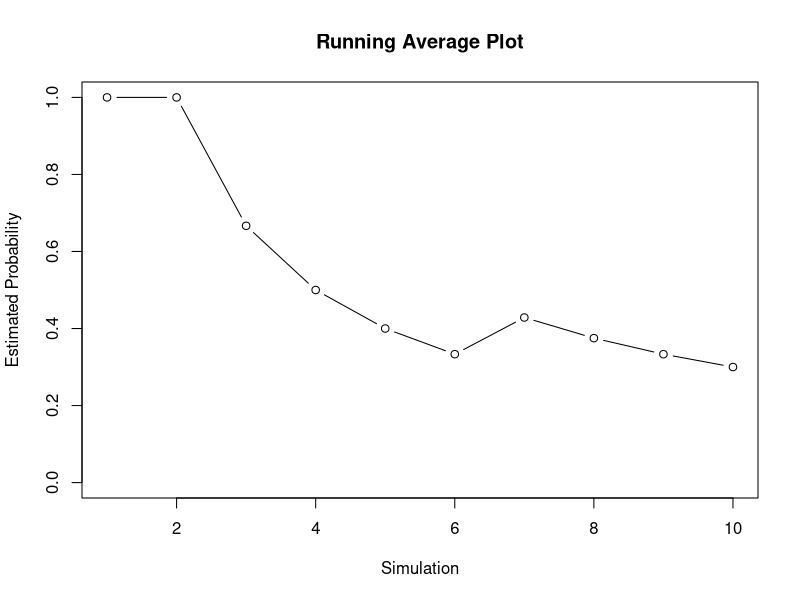
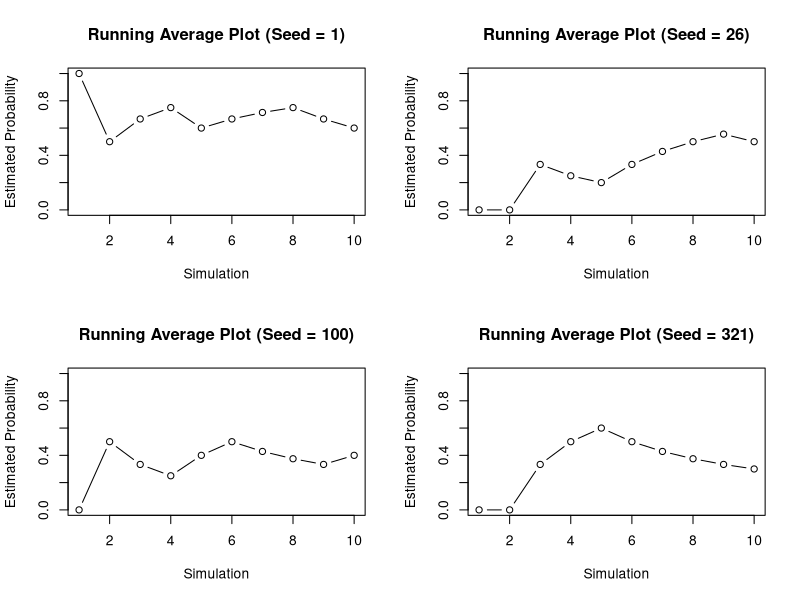
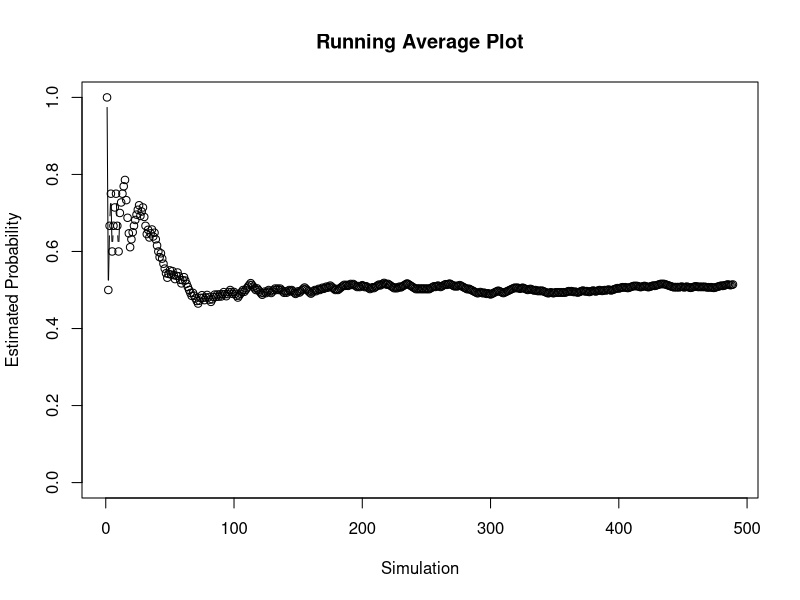
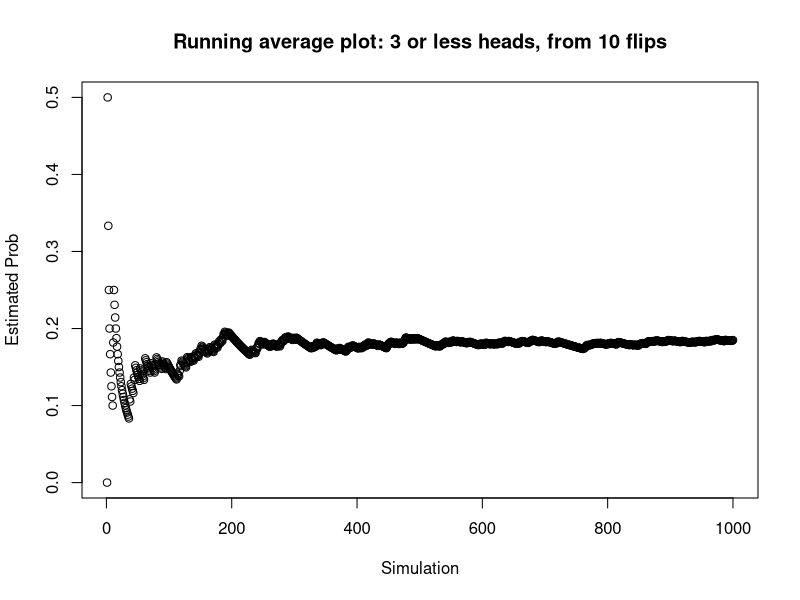
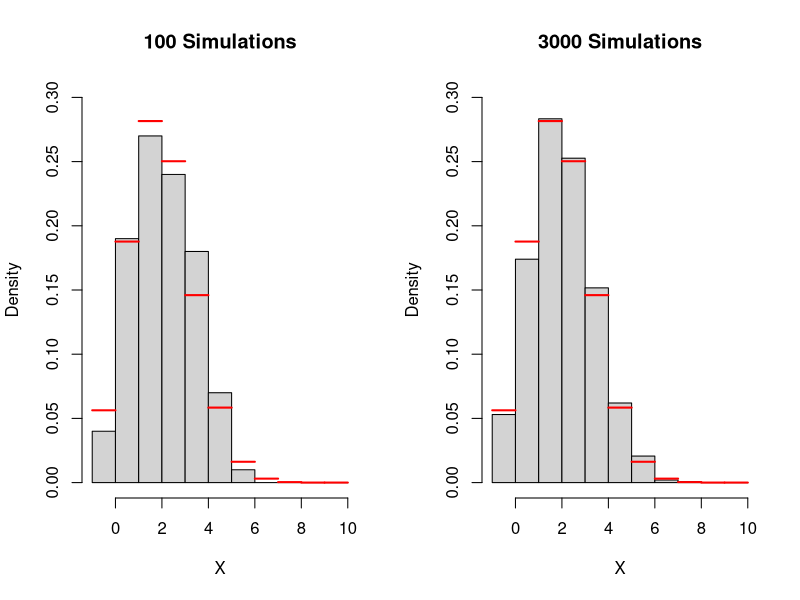
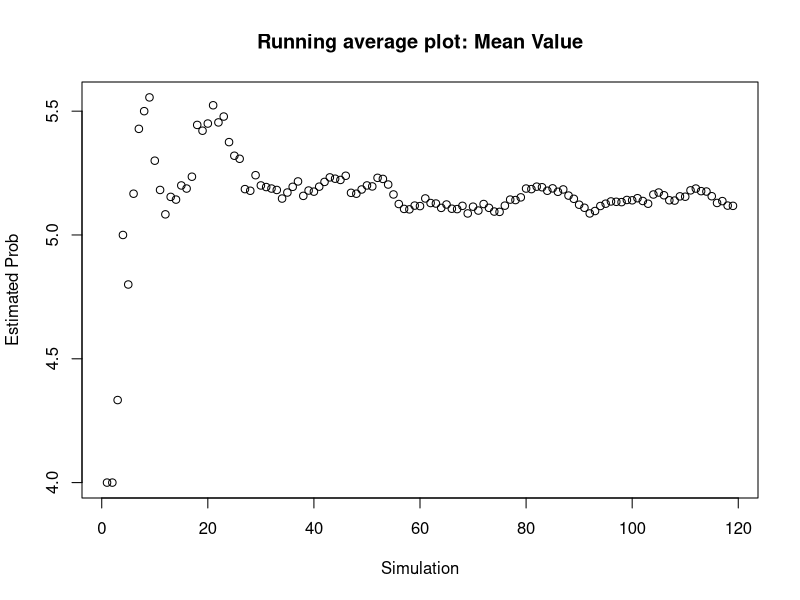
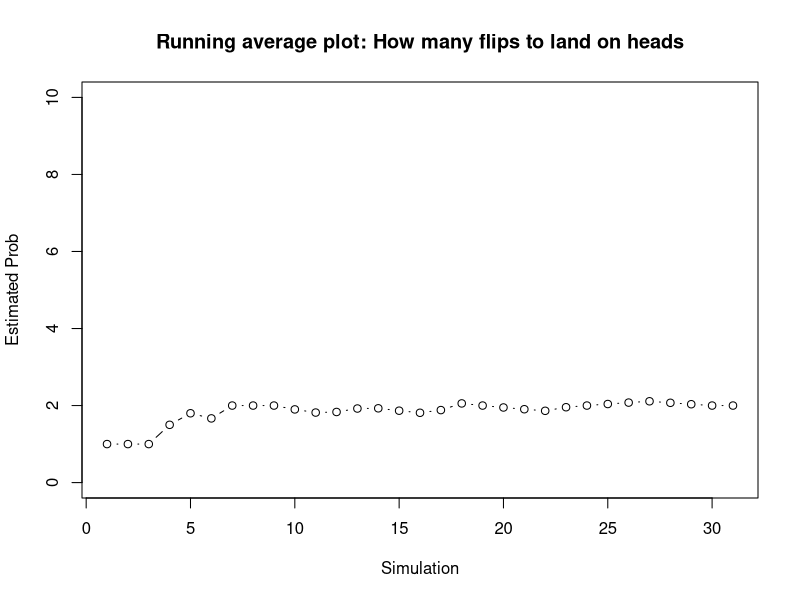
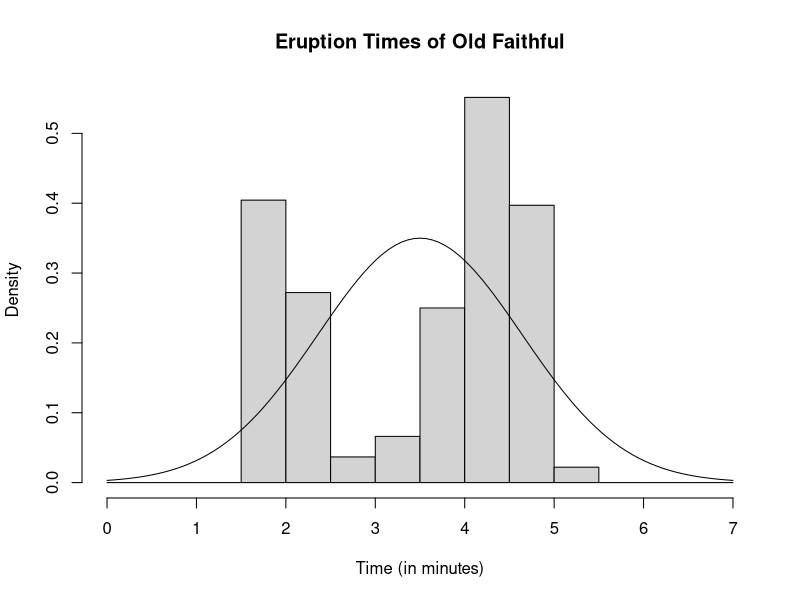

Write the R code that produced these figures, in order.
## ---- chunk 1
NumHeads <- c(1, 1, 0, 0, 0, 0, 1, 0, 0, 0)
CumHeads <- cumsum(NumHeads)
EstHeads <- CumHeads/1:length(NumHeads)

results <- data.frame(NumHeads, CumHeads, EstHeads)
results
## ---- chunk 2
plot(1:length(NumHeads), results$EstHeads, 
     main = "Running Average Plot", 
     xlab = "Simulation", 
     ylab = "Estimated Probability", 
     type = "b", 
     ylim = c(0, 1))
## ---- chunk 3

par(mfrow= c(2, 2))

set.seed(1)
NumHeads <- sample(c(1,0), 10, replace = T) 
CumHeads <- cumsum(NumHeads)
EstHeads <- CumHeads/1:length(NumHeads)

plot(1:length(NumHeads), EstHeads , 
     main = "Running Average Plot (Seed = 1)", 
     xlab = "Simulation", 
     ylab = "Estimated Probability", 
     type = "b", 
     ylim = c(0, 1))


set.seed(26)
NumHeads <- sample(c(1,0), 10, replace = T) 
CumHeads <- cumsum(NumHeads)
EstHeads <- CumHeads/1:length(NumHeads)

plot(1:length(NumHeads), EstHeads , 
     main = "Running Average Plot (Seed = 26)", 
     xlab = "Simulation", 
     ylab = "Estimated Probability", 
     type = "b", 
     ylim = c(0, 1))


set.seed(100)
NumHeads <- sample(c(1,0), 10, replace = T) 
CumHeads <- cumsum(NumHeads)
EstHeads <- CumHeads/1:length(NumHeads)

plot(1:length(NumHeads), EstHeads , 
     main = "Running Average Plot (Seed = 100)", 
     xlab = "Simulation", 
     ylab = "Estimated Probability", 
     type = "b", 
     ylim = c(0, 1))


set.seed(321)
NumHeads <- sample(c(1,0), 10, replace = T) 
CumHeads <- cumsum(NumHeads)
EstHeads <- CumHeads/1:length(NumHeads)

plot(1:length(NumHeads), EstHeads , 
     main = "Running Average Plot (Seed = 321)", 
     xlab = "Simulation", 
     ylab = "Estimated Probability", 
     type = "b", 
     ylim = c(0, 1))
par(mfrow= c(1, 1))
## ---- chunk 4
# Initialize results with 10 simulations 
set.seed(1)
NumHeads <- sample(c(1,0), 10, replace = T) 
CumHeads <- cumsum(NumHeads)
EstHeads <- CumHeads/1:length(NumHeads)
results <- data.frame(NumHeads, CumHeads, EstHeads)
i <- nrow(results)

# Make a while loop that stops once estimate stablizes 
while(abs(results$EstHeads[i] - results$EstHeads[i-1])> 0.001){
  new_sim <- sample(c(1,0), 1, replace = T) 
  new_cum_sum <- sum(results$NumHeads, new_sim)
  new_est_prob <- new_cum_sum/i
  new_row <- c(new_sim, new_cum_sum, new_est_prob)
  
  results <- rbind(results, new_row) 
  
  i <- i + 1

  # Safety precaution to prevent loop running forever
  if(i >10000){
      break
  }
}

tail(results)
## ---- chunk 5
plot(1:nrow(results), results$EstHeads, 
     main = "Running Average Plot", 
     xlab = "Simulation", 
     ylab = "Estimated Probability", 
     type = "b", 
     ylim = c(0, 1))
## ---- chunk 6
heads_to_check <- function(less_than_value){
  flip_results <- sample(c("Heads", "Tails"), 10, replace = T)
  index_heads <- which(flip_results== "Heads")
  num_heads <- length(index_heads)
  
  if(num_heads<=less_than_value){
    heads_less_than_value <- 1
  } else {
    heads_less_than_value <- 0
  }
  
  return(heads_less_than_value)
}
## ---- chunk 7
heads_to_check(3)
heads_to_check(3)
heads_to_check(3)
## ---- chunk 8
# Calling this function 1000 times is easier with replicate()
set.seed(26)
results <- replicate(1000, heads_to_check(3))

# Store Data
results <- data.frame(results, cum_sum = cumsum(results))
results$est_prob <- results$cum_sum/1:nrow(results)

head(results)

# Make running average plot
plot(1:nrow(results), results$est_prob, 
     ylab = "Estimated Prob", 
     xlab = "Simulation", 
     main = "Running average plot: 3 or less heads, from 10 flips")

## ---- chunk 9
# Generate a single normal random variable with mean 0 and standard deviation 1
rnorm(1)


# Generate 20 normal random variables with mean 0 and standard deviation 1
rnorm(20)
## ---- chunk 10
# Normal random variable with mean 10, and standard deviation 0.5 
rnorm(1, mean = 10, sd = 0.5)

# Normal random variable with mean 10, and standard deviation 0.5 
rnorm(20, mean = 10, sd = 0.5)
## ---- chunk 11
# Relative probability of observing the value 0.25
# for a normal random variable with mean 0 and standard devation 1
dnorm(0.25)

# Relative probability of observing the value 0.25, -0.5, 2
# for a normal random variable with mean 0 and standard devation 1
dnorm(c(0.25, -0.5, 2))
## ---- chunk 12

par(mfrow = c(1, 2))
set.seed(62)
num_sims <- 100
parameter_n <- 10
parameter_p <- 0.25

results <- rbinom(num_sims, parameter_n,  parameter_p)
hist(results, breaks = -1:(parameter_n), main = "100 Simulations", xlab = "X", freq = F,ylim = c(0, .30))

# True probability denoted   
for(i in 0:parameter_n){
    lines(c(i-1, i), 
          c(dbinom(i, parameter_n, parameter_p),
            dbinom(i, parameter_n, parameter_p)), col = "red", lwd = 2)
}


set.seed(62)
num_sims <- 3000
parameter_n <- 10
parameter_p <- 0.25

results <- rbinom(num_sims, parameter_n,  parameter_p)
hist(results, breaks = -1:(parameter_n), main = "3000 Simulations", xlab = "X", freq = F, 
     ylim = c(0, .30))

# True probability denoted   
# True probability denoted   
for(i in 0:parameter_n){
    lines(c(i-1, i), 
          c(dbinom(i, parameter_n, parameter_p),
            dbinom(i, parameter_n, parameter_p)), col = "red", lwd = 2)
}

par(mfrow = c(1, 1))
## ---- chunk 13
# Parameters 
set.seed(1)
parameter_n <- 10 
parameter_p <- 0.5


# max_sims : maximumm number of simulations you want to consider before terminating
max_sims <- 100000

# Initialize values before the loop 
results <- data.frame(obs_value = rep(NA, max_sims), 
                      cum_results  = rep(NA, max_sims), 
                      est_value = rep(NA, max_sims))
cumulative_results <- 0 


# Conduct simulations with a stopping rule
# stop between 25 and max_sims 
for(i in 1:max_sims){
  obs_value <- rbinom(1, parameter_n,  parameter_p)
  cumulative_results <- cumulative_results + obs_value
  est_value <- cumulative_results/i      # Average value at this point 
  
  results[i,] <- c(obs_value, cumulative_results, est_value)
  
  # If you have at least 25 simulations, now begin checking if you should stop 
  if(i >25){
    if(abs(results$est_value[i] - results$est_value[i-1])< 0.001){
      break 
    }
  }
}

# Remove rows we did not need
results <- na.omit(results)

# Loop that stops once estimate stablizes 
tail(results)

# Plot Results
# Make running average plot
plot(1:nrow(results), results$est_value, 
     ylab = "Estimated Prob", 
     xlab = "Simulation", 
     main = "Running average plot: Mean Value")
## ---- chunk 14

# Support function 
first_heads <- function(){
  # First sample 
  j = 1
  coin_result <- sample(c("Tails", "Heads"), 1)
  
  while(coin_result != "Heads"){
    coin_result <- sample(c("Tails", "Heads"), 1)
    j <- j + 1
  }
  return(j)
}




# max_sims : maximumm number of simulations you want to consider before terminating
max_sims <- 100000

# Initialize values before the loop 
results <- data.frame(obs_value = rep(NA, max_sims), 
                      cum_results  = rep(NA, max_sims), 
                      est_value = rep(NA, max_sims))
cumulative_results <- 0 


# Conduct simulations with a stopping rule
# stop between 25 and max_sims 
for(i in 1:max_sims){
  obs_value <- first_heads()
  cumulative_results <- cumulative_results + obs_value
  est_value <- cumulative_results/i      # Average value at this point 
  
  results[i,] <- c(obs_value, cumulative_results, est_value)
  
  # If you have at least 25 simulations, now begin checking if you should stop 
  if(i >25){
    if(abs(results$est_value[i] - results$est_value[i-1])< 0.001){
      break 
    }
  }
}

# Remove rows we did not need
results <- na.omit(results)

# Loop that stops once estimate stablizes 
tail(results)


# Plot Results
# Make running average plot
plot(1:nrow(results), results$est_value, 
     ylim = c(0, 10),
     ylab = "Estimated Prob", 
     xlab = "Simulation", 
     main = "Running average plot: How many flips to land on heads", type = "b")
## ---- chunk 15
sample(c("Heads", "Tails"), size=1 , prob = c(0.5, 0.5))
## ---- chunk 16
sample(c("Heads", "Tails"), size=10 , prob = c(0.5, 0.5), replace = TRUE)
## ---- chunk 17
set.seed(1)
sample(c("Heads", "Tails"), size=10 , prob = c(0.5, 0.5), replace = TRUE)
## ---- chunk 18
set.seed(1)
sample(c("Heads", "Tails"), size=10 , prob = c(0.1, 0.90), replace = TRUE)
## ---- chunk 19
hist(faithful$eruptions, 
     main = "Eruption Times of Old Faithful", 
     xlab = "Time (in minutes)", 
     breaks = seq(0, 7, by = .5), 
     freq = FALSE)

curve(dnorm(x, 3.5, 1.14), add = TRUE)
## ---- chunk 20
gen_data <- rnorm(272, mean = 3.5, sd = 1.14)

hist(gen_data, 
     main = "Simulated Data", 
     xlab = "X", 
     breaks = seq(-0.5, 7, by = .5), 
     freq = FALSE)

curve(dnorm(x, 3.5, 1.14), add = TRUE)
## ---- chunk 21
curve(dnorm(x, 3.5, 1.14), 0, 7, add = FALSE)
## ---- chunk 22
my_fun <- function(x){
        y = x^2 + 2*x - 3
        return(y)
}

curve(my_fun(x), -10, 10)
## ---- chunk 23
# Simulate a sample of 50 observations that are uniformly distributed 
gen_unif_mean = function(the_min, the_max){
        gen_data = runif(50, the_min, the_max)
        the_mean = mean(gen_data)
        the_parameters = c(the_min, the_max)
        results = list(the_mean, the_parameters)
        names(results) = c("mean", "parameters")
        return(results)
}

# Simulate 10000 samples, each of size 50, where the minumum value is -5
# And the maximum value is 5
set.seed(123)
sim_means <- replicate(10000, gen_unif_mean(the_min = -5, the_max=5)$mean)


# histogram of results
hist(sim_means, freq = FALSE)
## ---- chunk 24

# histogram of results
hist(sim_means, freq = FALSE)

# Add normal curve according to FTS
curve(dnorm(x, mean = 0, sd = 0.41), add = TRUE)
